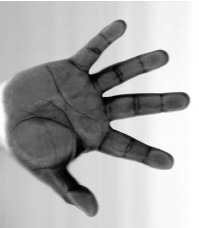
#> input picture data/test/src_hand.jpg, 199 x 228 px
$ jupyter execute --allow-errors demonstration.ipynb
#> lines starting #> are read from the running program, lines starting #| are printed output that depends on the picture
### src/segmenter.py
from function import *


class Segmenter:
    def __init__(self, optimiser_param):

        self.optimiser = gradient_descent

        self.optimiser_param = optimiser_param

    def segment(self):

        result_optimiser = self.optimiser(**self.optimiser_param)

        self.w = result_optimiser["w"]

        self.phi = result_optimiser["phi"]

        self.frontier = result_optimiser["frontier"]

        self.omega = result_optimiser["omega"]

        self.norm_grad_w = result_optimiser["norm_grad_w"]

        self.norm_grad_phi = result_optimiser["norm_grad_phi"]

        self.functional = result_optimiser["functional"]

    def plot_stats(self):
        front = np.copy(self.phi)

        for i in range(self.phi.shape[0]):
            for j in range(self.phi.shape[1]):
                if [i, j] in self.frontier:
                    front[i, j] = 1
                else:
                    front[i, j] = 0

        for i in range(self.phi.shape[0]):
            for j in range(self.phi.shape[1]):
                if self.phi[i, j] > 0:
                    self.phi[i, j] = 1
                else:
                    self.phi[i, j] = 0

        plt.imshow(self.phi)
        plt.title("phi")
        plt.show()

        plt.imshow(front)
        plt.title("frontier")
        plt.show()

        plt.plot(self.norm_grad_w)
        plt.title("Gradient de l'image")
        plt.show()
        plt.plot(self.norm_grad_phi)
        plt.title("Gradient de omega")
        plt.show()
        plt.plot(self.functional)
        plt.title("Mumford Shah")
        plt.show()

### src/function.py
import numpy as np
import math
from typing import Union, Tuple, List, Dict
import pandas as pd
from tqdm import tqdm_notebook
from itertools import combinations
import matplotlib.pyplot as plt


EPS = 0.1


def in_shape(img: np.ndarray, pixel: List) -> bool:
    """Short summary:
        function that verifies if a pixel belongs to the image


    Parameters
    ----------
    img : np.ndarray
        Description of parameter `img`.
    pixel : List
        Description of parameter `pixel`.

    Returns
    -------
    bool
        Description of returned object.

    """
    return (
        pixel[0] > -1
        and pixel[0] < img.shape[0]
        and pixel[1] > -1
        and pixel[1] < img.shape[1]
    )


sign = lambda x: math.copysign(1, x)
"""Short summary:

    Fonction that return sign of a real number.

Parameters
----------
x : float
    Description of parameter `x`.

Returns
-------
int
    Description of returned object.

"""


# [453 lines left out: functions dl, P, H1, norm, munford_shah, dl2 and 8 more, not called in this run]


def get_frontier_phi(omega: List[List], phi: np.ndarray) -> List[List]:
    """Short summary:
       Fonction that compute the frontier of omega.

    Parameters
    ----------
    omega : List[List]
        Description of parameter `omega`.
    phi : np.ndarray
        Description of parameter `phi`.

    Returns
    -------
    List[List]
        Description of returned object.

    """
    frontier = []
    for pixel in omega:
        i = pixel[0]
        j = pixel[1]

        if (
            not in_shape(phi, (i + 1, j))
            or not in_shape(phi, (i, j + 1))
            or not in_shape(phi, (i - 1, j))
            or not in_shape(phi, (i, j - 1))
        ):
            frontier.append([i, j])

        elif (
            sign(phi[i, j]) == -sign(phi[i + 1, j])
            or sign(phi[i, j]) == -sign(phi[i, j + 1])
            or sign(phi[i, j]) == -sign(phi[i - 1, j])
            or sign(phi[i, j]) == -sign(phi[i, j - 1])
        ):
            frontier.append([i, j])
    return frontier


def gradient_descent(
    u: np.ndarray,
    step_w: float,
    step_phi: float,
    eps: float,
    lambda_: float,
    mu: float,
    it: int,
    verbose: bool,
    mode: str,
) -> Dict[str, Union[np.ndarray, List]]:

    """Short summary:

       Function that compute simple gradient descent algorithm.

    Parameters
    ----------
    u : np.ndarray
        Description of parameter `u`.
    step_w : float
        Description of parameter `step_w`.
    step_phi : float
        Description of parameter `step_phi`.
    eps : float
        Description of parameter `eps`.
    lambda_ : float
        Description of parameter `lambda_`.
    mu : float
        Description of parameter `mu`.
    it : int
        Description of parameter `it`.
    verbose : bool
        Description of parameter `verbose`.
    mode : str
        Description of parameter `mode`.

    Returns
    -------
    Dict[str,Union[np.ndarray,List]]
        Description of returned object.

    """

    phi = np.copy(u)
    # phi = np.random.uniform(-1, 1, u.shape)
    omega = np.argwhere(phi >= 0).tolist()
    frontier = get_frontier_phi(omega=omega, phi=phi)
    norm_grad_phi = []
    norm_grad_w = []
    functional = []
    w = u

    if mode == "standard":
        for i in tqdm_notebook(range(it)):
            print(f"itération {i}/{it}")
            grad_w = grad_w_part(w, u, lambda_, mu, phi)
            w = w - (step_w * grad_w)

            grad_phi = grad_phi_part(phi=phi, w=w, omega_frontier=frontier, eps=eps)
            phi = phi - (step_phi * grad_phi)

            omega = np.argwhere(phi >= 0).tolist()
            frontier = get_frontier_phi(omega=omega, phi=phi)

            norm_grad_phi.append(np.linalg.norm(grad_phi))
            norm_grad_w.append(np.linalg.norm(grad_w))
            functional.append(munford_shah(w, u, frontier))
            if verbose:
                print(f"itération {i} : w gradient: {norm_grad_w[-1]}")
                print(f"itération {i} : phi gradient: {norm_grad_phi[-1]}")
                print(f"itération {i} munford_shah functional: {functional[-1]}")

    return {
        "w": w,
        "omega": omega,
        "phi": phi,
        "frontier": frontier,
        "norm_grad_phi": norm_grad_phi,
        "norm_grad_w": norm_grad_w,
        "functional": functional,
    }

### src/demonstration.ipynb
# Chargement des librairies et fonctions utiles

[cell 1]
import numpy as np
import math
from function import (
    EPS,
    gradient_descent,
)
import matplotlib.pyplot as plt
import matplotlib.image as mpimg
from segmenter import Segmenter

# Importation de l'image à segmenter puis redimensionnement

[cell 2]
from PIL import Image

img = Image.open("../data/test/src_hand.jpg").convert("L")
#> img is the input picture: PIL image 199x228 L; min 0, max 255, mean 171.1
img = img.resize((100, 100))
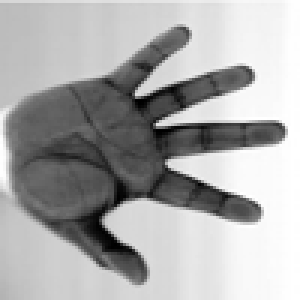
#> img: PIL image 100x100 L (shown 3 times larger); min 0, max 255, mean 171.1
img = np.array(img)

# Normalisation de l'image

On normalise l'image pour que chaque pixel de $w$ sois dans l'intervalle $[-1,1]$ grâce à la formule:

$$w = (w-\mu)/\sigma$$

avec $\mu$ la moyenne de tous les pixels de l'image et $\sigma$ l'ecart type de tous les pixels de l'image.

[cell 3]
mean = np.mean(img)
#> mean = 171.1
std = np.std(img)
#> std = 72.26
img = (img - mean) / std
#> img: shape (100, 100) float64
plt.imshow(img)

# Paramètres de notre segmenteur :
* `u`: image de base (nécessaire au calcul du terme $\|w-u\|_{2}^{2}$).
* `step_w` : le pas de la descente de gradient pour l'itération en $w$.
* `step_phi`: le pas de la descente de gradient pour l'itération en $\phi$.
* `eps` : la valeur de epsilon pour la fonction $H_{\epsilon}$.
* `lambda` : le coefficient $\lambda$ devant le terme : $\sum \limits_{\underset{((m,n), (m, n+1)) \notin \partial \Omega}{\underset{((m,n),(m+1, n)) \notin \partial \Omega}{m,n = 1}}}^{N} |\nabla w_{m,n}|^2$
* `mu` : Le coefficient $\mu$ devant le terme  : $\|w-u\|_{2}^{2}$.
* `it` : le nombre d'itérations dans l'algorithme de descente.
* `verbose` : un booleen qui indique si on veut des affichages ou non.
* `mode` : Le type d'algorithme de descente que on utilise (dans ce projet nous utiliserons seleument un algorithme de descente à pas fixe).

[cell 4]
optimiser_param = {
    "u": img,
    "step_w": 0.1,
    "step_phi": 1,
    "eps": 0.1,
    "lambda_": 0.5,
    "mu": 0.5,
    "it": 6,
    "verbose": True,
    "mode": "standard",
}

# Instanciation de l'objet Segmenter

[cell 5]
segmenter = Segmenter(optimiser_param)
#> in __init__, `self.optimiser_param = optimiser_param`: self.optimiser_param = 9 items

# Segmentation de l'image

#> (a cell that did not finish here is left out)

#> in gradient_descent, `omega = np.argwhere(phi >= 0).tolist()`: omega = 6313 pairs, first value 0 to 99, second value 0 to 99
#> the loop in get_frontier_phi, `for pixel in omega:` made 6313 passes
#> pixel on passes 1 to 3: [0, 0], [0, 1], [0, 2]
#> after the loop in get_frontier_phi, `for pixel in omega:`: frontier = 832 pairs, first value 0 to 99, second value 0 to 99
#> after the loop in gradient_descent, `for i in tqdm_notebook(range(it)):`: functional = []

# Tableau de bord de notre algorithme

#> (a cell that did not finish here is left out)


$ run again, with data/test/src_2_roses.jpg copied over data/test/src_hand.jpg
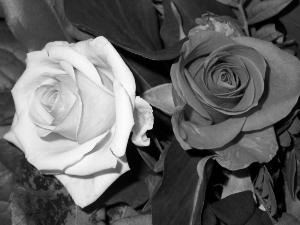
#> input picture data/test/src_2_roses.jpg, 300 x 225 px
#> img is the input picture: PIL image 300x225 L; min 0, max 255, mean 99.2
#> `img = img.resize((100, 100))`:
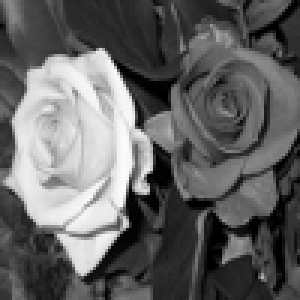
#> img: PIL image 100x100 L (shown 3 times larger); min 0, max 251, mean 99.2
#> mean = 99.17
#> std = 70.81
#> self.optimiser_param = 9 items
#> omega = 4001 pairs, first value 0 to 99, second value 0 to 99
#> the loop in get_frontier_phi, `for pixel in omega:` made 4001 passes
#> (i, j) on passes 1 to 3: (0, 1), (0, 2), (0, 3)
#> after the loop in get_frontier_phi, `for pixel in omega:`: frontier = 947 pairs, first value 0 to 99, second value 0 to 99
#> after the loop in gradient_descent, `for i in tqdm_notebook(range(it)):`: functional = []
